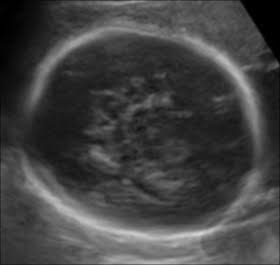
#> input picture hough_transform/images.jpg, 280 x 265 px
$ python main.py
#> lines starting #> are read from the running program, lines starting #| are printed output that depends on the picture; after the words box and inside, x2 and y2 are one past the last pixel; in counts of white or black regions, pixels touching at a corner belong together
#> the answer given: 1
#> the answer given: ../hough_transform/images.jpg
import cv2
import numpy as np
import matplotlib.pyplot as plt
import os


# ==========================================================
# LOAD IMAGE
# ==========================================================

def load_image(path):

#> called with path = '../hough_transform/images.jpg'
    img = cv2.imread(
        path
    )
#> img is the input picture: shape (265, 280, 3); min 0, max 214, mean 66.8

    if img is None:
        raise FileNotFoundError(
            "Gambar tidak ditemukan"
        )

    return img


# ==========================================================
# PREPROCESSING
# ==========================================================

def preprocessing(img):

    gray = cv2.cvtColor(
        img,
        cv2.COLOR_BGR2GRAY
    )


    blur = cv2.GaussianBlur(
        gray,
        (5,5),
        0
    )


    edges = cv2.Canny(
        blur,
        50,
        150
    )
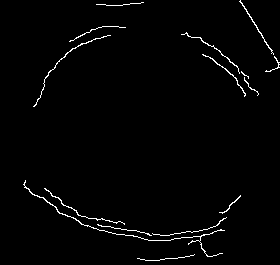
#> edges: shape (265, 280); 1.7% white in thin lines or dots


    return edges


# ==========================================================
# 1. LINE DETECTION
# Hough Line Transform
# ==========================================================

def detect_line(img):


    edges = preprocessing(
        img
    )


    lines = cv2.HoughLinesP(
        edges,
        rho=1,
        theta=np.pi/180,
        threshold=80,
        minLineLength=50,
        maxLineGap=10
    )
#> lines = None


    result = img.copy()


    if lines is not None:

        for line in lines:

            x1,y1,x2,y2 = line[0]


            cv2.line(
                result,
                (x1,y1),
                (x2,y2),
                (0,0,255),
                3
            )


    return result


# ==========================================================
# 2. CIRCLE DETECTION
# Hough Circle Transform
# ==========================================================

# [125 lines left out: functions detect_circle, detect_ellipse, not called in this run]


# ==========================================================
# SAVE OUTPUT
# ==========================================================

def save_image(
        img,
        folder,
        filename
):

    os.makedirs(
        folder,
        exist_ok=True
    )


    path = os.path.join(
        folder,
        filename
    )


    cv2.imwrite(
        path,
        img
    )


    print(
        "Saved:",
        path
    )


# ==========================================================
# SHOW RESULT
# ==========================================================

def show(
        img,
        title
):

    img_rgb = cv2.cvtColor(
        img,
        cv2.COLOR_BGR2RGB
    )


    plt.figure(
        figsize=(8,6)
    )


    plt.imshow(
        img_rgb
    )


    plt.title(
        title
    )


    plt.axis(
        "off"
    )


    plt.show()


# ==========================================================
# MENU
# ==========================================================

def menu():


    print("""
================================

SHAPE DETECTION

1. Line Detection
2. Circle Detection
3. Ellipse Detection

0. Exit

================================
""")


# ==========================================================
# MAIN
# ==========================================================

def main():


    while True:


        menu()


        choice=input(
            "Pilih metode : "
        )


        if choice=="0":

            break


        path=input(
            "Masukkan path gambar : "
        )


        img=load_image(
            path
        )


        if choice=="1":


            result = detect_line(
                img
            )


            save_image(
                result,
                "output_LINE",
                "hasil_line.png"
            )


            show(
                result,
                "Line Detection"
            )


        elif choice=="2":


            result = detect_circle(
                img
            )


            save_image(
                result,
                "output_CIRCLE",
                "hasil_circle.png"
            )


            show(
                result,
                "Circle Detection"
            )


        elif choice=="3":


            result = detect_ellipse(
                img
            )


            save_image(
                result,
                "output_ELLIPSE",
                "hasil_ellipse.png"
            )


            show(
                result,
                "Ellipse Detection"
            )


        else:

            print(
                "Pilihan tidak tersedia"
            )
#> pass 2 of the loop in main, `while True:`:
#> the answer given: 1
#> the answer given: ../hough_transform/line.png
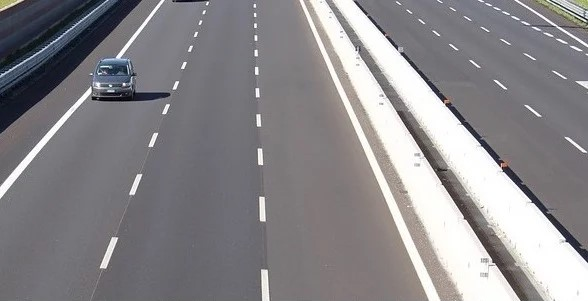
#> input picture hough_transform/line.png, 588 x 301 px
#> in load_image, img is the input picture: shape (301, 588, 3); mean B, G, R 138.1, 135, 137.2
#> gray: shape (301, 588)
#> blur: shape (301, 588)
#> in preprocessing (call 2), `edges = cv2.Canny( blur, 50, 150 )`:
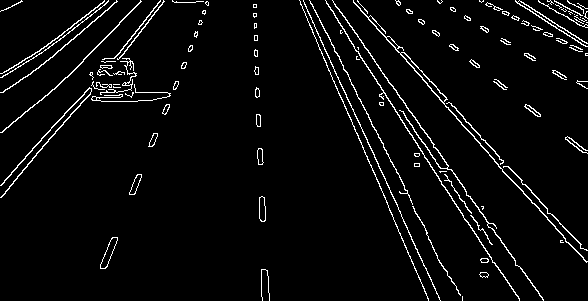
#> edges: shape (301, 588); 4.2% white in thin lines or dots
#> lines = 27 rows, first 6: [332, 0, 542, 299], [335, 17, 511, 288], [353, 2, 494, 159], [309, 0, 411, 200], [312, 22, 411, 236], [427, 85, 586, 262]
#> the loop in detect_line (call 2), `for line in lines: ` made 27 passes
#> after the loop in detect_line (call 2), `for line in lines:`:
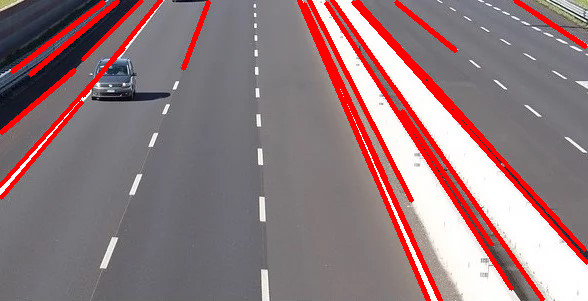
#> result: shape (301, 588, 3); 9.54% of pixels changed, all inside (x1, y1, x2, y2) = (0, 0, 588, 301)


if __name__=="__main__":

#> (the run stopped early here; a loop or call above may not have finished)
